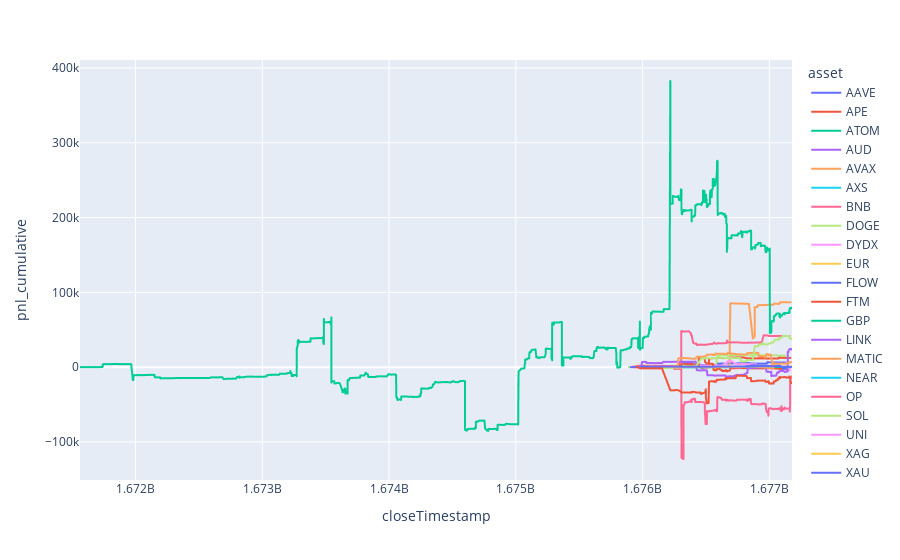

This figure's notebook cell:
### Code cell
px.line(
    df_position_pnl,
    x='closeTimestamp',
    y='pnl_cumulative',
    color='asset'
)
